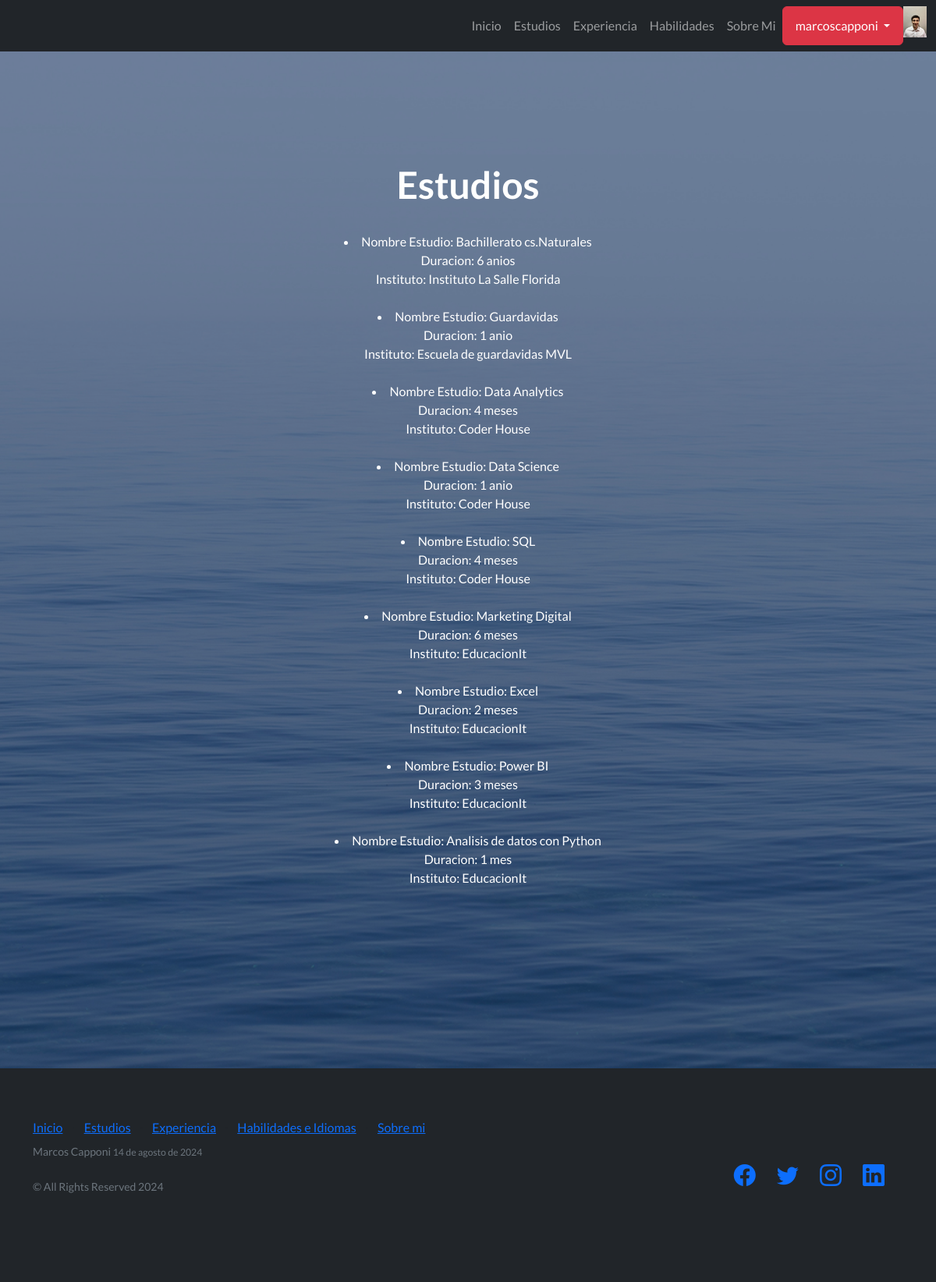
The app's page /appfinal/estudies (signed in) with its own data.
### appFinal/models.py (models this page shows, shortened)
class Avatar(models.Model):
    user = models.OneToOneField(User, on_delete=models.CASCADE)
    imagen = models.ImageField(upload_to='avatares', blank=True)

class Estudios(models.Model):
    nombreEstudio = models.CharField(max_length=50)
    duracion = models.CharField(max_length=50)
    instituto = models.CharField(max_length=50)

### appFinal/views.py (the view)
# urls.py: path('estudies', EstudiosListView.as_view(), name="estudies"),
class EstudiosListView(LoginRequiredMixin, ListView):
    model = Estudios
    context_object_name = "estudios"
    template_name = "appFinal/estudios.html"

### appFinal/templates/appFinal/estudios.html
{% extends "appFinal/base.html" %}
{% load static %}
{% block contenidoQueCambia %}
<h1>Estudios</h1>
<br>
{% for estudio in estudios %}
    <li>
        Nombre Estudio: {{estudio.nombreEstudio}}<br>
        Duracion: {{estudio.duracion}}<br>
        Instituto: {{estudio.instituto}}
    </li>
    <br>
{% endfor %}
{% endblock contenidoQueCambia %}

### appFinal/templates/appFinal/base.html (shortened to what this page needs)
{% load static %}
<!DOCTYPE html>
<html lang="en">
    <head>
        <link href="https://cdn.jsdelivr.net/npm/bootstrap-icons@1.5.0/font/bootstrap-icons.css" rel="stylesheet" type="text/css" />
        <link href="{% static 'appFinal/css/styles.css' %}" rel="stylesheet" />
    </head>
    <body>
        <nav class="navbar navbar-expand-lg navbar-dark bg-dark fixed-top">
            <div class="container-fluid">
                <div class="collapse navbar-collapse" id="navbarNav">
                    <ul class="navbar-nav ms-lg-auto ms-3">
                        <li class="nav-item">
                            <a class="nav-link" href="{% url 'home' %}">Inicio</a>
                        </li>
                        <li class="nav-item">
                            <a class="nav-link" href="{% url 'estudies' %}">Estudios</a>
                        </li>
                        <li class="nav-item">
                            <a class="nav-link" href="{% url 'experience' %}">Experiencia</a>
                        </li>
                        <li class="nav-item">
                            <a class="nav-link" href="{% url 'skills' %}">Habilidades</a>
                        </li>
                        <li class="nav-item">
                            <a class="nav-link" href="{% url 'aboutme' %}">Sobre Mi</a>
                        </li>
                    </ul>
                    <div class="btn-group">
                        {% if request.user.is_authenticated %}
                        <button class="btn btn-danger dropdown-toggle" type="button" data-bs-toggle="dropdown" aria-haspopup="true" aria-expanded="false" >
                            {{request.user.username}}
                        </button>
                        {% else %}
                        <button class="btn btn-secondary dropdown-toggle" type="button" data-bs-toggle="dropdown" aria-haspopup="true" aria-expanded="false" >
                            Cuenta
                        </button>
                        {% endif %}
                            <img src="{{request.user.avatar.imagen.url}}" alt="" height="40px">
                    </div>
                </div>
            </div>
        </nav>
        <header class="masthead">
            <div class="container position-relative">
                <div class="row justify-content-center">
                    <div class="col-xl-6">
                        <div class="text-center text-white">
                            <p>
                                {% block contenidoQueCambia %}
                                {% endblock %}
                            </p>
                        </div>
                    </div>
                </div>
            </div>
        </header>
        <footer class="footer bg-dark text-center my-auto">
            <div class="container">
                <div class="row">
                    <div class="col-lg-6 h-100 text-center text-lg-start my-auto">
                        <ul class="list-inline mb-2">
                            <li class="list-inline-item"><a href="{% url 'home' %}">Inicio</a></li>
                            <li class="list-inline-item">⋅</li>
                            <li class="list-inline-item"><a href="{% url 'estudies' %}">Estudios</a></li>
                            <li class="list-inline-item">⋅</li>
                            <li class="list-inline-item"><a href="{% url 'experience' %}">Experiencia</a></li>
                            <li class="list-inline-item">⋅</li>
                            <li class="list-inline-item"><a href="{% url 'skills' %}">Habilidades e Idiomas</a></li>
                            <li class="list-inline-item">⋅</li>
                            <li class="list-inline-item"><a href="{% url 'aboutme' %}">Sobre mi</a></li>
                        </ul>
                        <p class="text-muted small mb-4 mb-lg-0">Marcos Capponi <span class="text-muted small mb-4 mb-lg-0" id="current-date"></span></p>
                        <br>
                        <p class="text-muted small mb-5">&copy; All Rights Reserved 2024</p>
                    </div>
                    <div class="col-lg-6 h-100 text-center text-lg-end my-auto">
                        <ul class="list-inline mb-0">
                            <li class="list-inline-item me-4">
                                <a href="#!"><i class="bi-facebook fs-3"></i></a>
                            </li>
                            <li class="list-inline-item me-4">
                                <a href="#!"><i class="bi-twitter fs-3"></i></a>
                            </li>
                            <li class="list-inline-item me-4">
                                <a href="#!"><i class="bi-instagram fs-3"></i></a>
                            </li>
                            <li class="list-inline-item me-4">
                                <a href="#!"><i class="bi-linkedin fs-3"></i></a>
                            </li>
                        </ul>
                    </div>
                </div>
            </div>
        </footer>
    </body>
</html>

### records on screen
Estudios: nombreEstudio "Bachillerato cs.Naturales", duracion "6 anios", instituto "Instituto La Salle Florida"
Estudios: nombreEstudio "Guardavidas", duracion "1 anio", instituto "Escuela de guardavidas MVL"
Estudios: nombreEstudio "Data Analytics", duracion "4 meses", instituto "Coder House"
Estudios: nombreEstudio "Data Science", duracion "1 anio", instituto "Coder House"
Estudios: nombreEstudio "SQL", duracion "4 meses", instituto "Coder House"
Estudios: nombreEstudio "Marketing Digital", duracion "6 meses", instituto "EducacionIt"
Estudios: nombreEstudio "Excel", duracion "2 meses", instituto "EducacionIt"
Estudios: nombreEstudio "Power BI", duracion "3 meses", instituto "EducacionIt"
Estudios: nombreEstudio "Analisis de datos con Python", duracion "1 mes", instituto "EducacionIt"

### other values on screen
{{ request.user.username }} "marcoscapponi"
